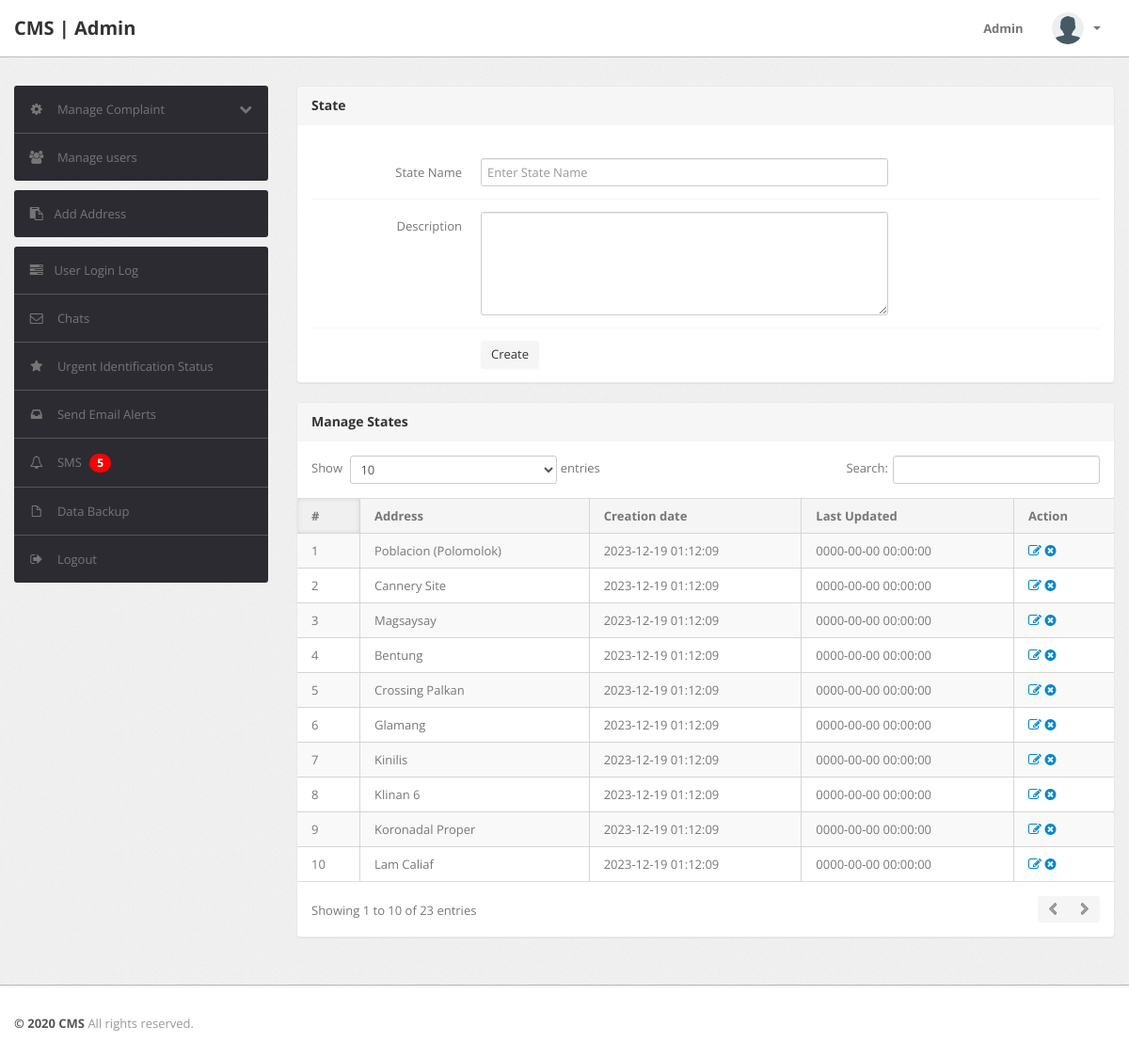
Page /state.php (signed in) on the earlier database version.
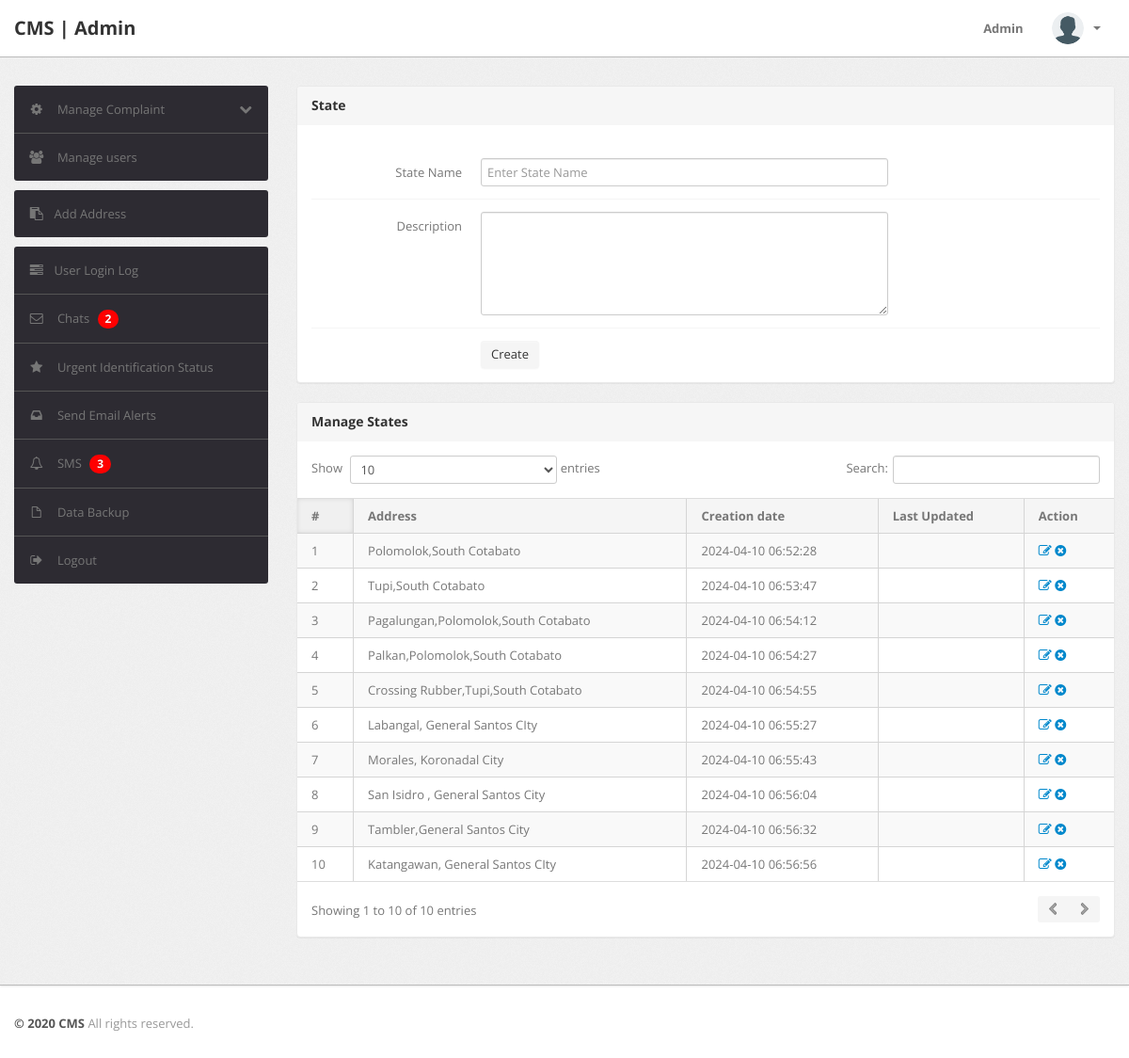
Same page on the later database version.
### tables this page shows
CREATE TABLE `state` (
  `id` int(11) NOT NULL AUTO_INCREMENT,
  `stateName` varchar(255) NOT NULL,
  `stateDescription` tinytext NOT NULL,
  `postingDate` timestamp NOT NULL DEFAULT current_timestamp(),
  `updationDate` varchar(255) NOT NULL,
  PRIMARY KEY (`id`)
);

### state.php (the view, shortened to what the changed rows need)
<?php
include('include/config.php');
if(strlen($_SESSION['alogin'])==0)
	{
header('location:index.php');
}
else{
?>
<!DOCTYPE html>
<html lang="en">
<head>
	<link type="text/css" href="bootstrap/css/bootstrap.min.css" rel="stylesheet">
	<link type="text/css" href="bootstrap/css/bootstrap-responsive.min.css" rel="stylesheet">
	<link type="text/css" href="css/theme.css" rel="stylesheet">
	<link type="text/css" href="images/icons/css/font-awesome.css" rel="stylesheet">
</head>
<body>
<?php include('include/header.php');?>
	<div class="wrapper">
		<div class="container">
			<div class="row">
<?php include('include/sidebar.php');?>
			<div class="span9">
					<div class="content">
						<div class="module">
							<div class="module-head">
								<h3>State</h3>
							</div>
							<div class="module-body">
									<br />
			<form class="form-horizontal row-fluid" name="Category" method="post" >
<div class="control-group">
<label class="control-label" for="basicinput">State Name</label>
<div class="controls">
<input type="text" placeholder="Enter State Name"  name="state" class="span8 tip" required>
</div>
</div>
<div class="control-group">
											<label class="control-label" for="basicinput">Description</label>
											<div class="controls">
												<textarea class="span8" name="description" rows="5"></textarea>
											</div>
										</div>
	<div class="control-group">
											<div class="controls">
												<button type="submit" name="submit" class="btn">Create</button>
											</div>
										</div>
									</form>
							</div>
						</div>
	<div class="module">
							<div class="module-head">
								<h3>Manage States</h3>
							</div>
							<div class="module-body table">
								<table cellpadding="0" cellspacing="0" border="0" class="datatable-1 table table-bordered table-striped	 display" width="100%">
									<thead>
										<tr>
											<th>#</th>
											<th>Address</th>
											<th>Creation date</th>
											<th>Last Updated</th>
											<th>Action</th>
										</tr>
									</thead>
									<tbody>
<?php $query=mysqli_query($con,"select * from state");
$cnt= 1;
while($row=mysqli_fetch_array($query))
{
?>
										<tr>
											<td><?php echo htmlentities($cnt);?></td>
											<td><?php echo htmlentities($row['stateName']);?></td>
											<td> <?php echo htmlentities($row['postingDate']);?></td>
											<td><?php echo htmlentities($row['updationDate']);?></td>
											<td>
											<a href="edit-state.php?id=<?php echo $row['id']?>" ><i class="icon-edit"></i></a>
											<a href="state.php?id=<?php echo $row['id']?>&del=delete" onClick="return confirm('Are you sure you want to delete?')"><i class="icon-remove-sign"></i></a></td>
										</tr>
										<?php
										$cnt=$cnt+1;
										} ?>
								</table>
							</div>
						</div>
					</div>
				</div>
			</div>
		</div>
	</div>
<?php include('include/footer.php');?>
</body>
<?php } ?>

### include/sidebar.php (shortened to what the changed rows need)
<div class="span3">
					<div class="sidebar">
<ul class="widget widget-menu unstyled">
							<li>
								<a class="collapsed" data-toggle="collapse" href="#togglePages">
									<i class="menu-icon icon-cog"></i>
									<i class="icon-chevron-down pull-right"></i><i class="icon-chevron-up pull-right"></i>
									Manage Complaint
								</a>
							</li>
							<li>
								<a href="manage-users.php">
									<i class="menu-icon icon-group"></i>
									Manage users
								</a>
							</li>
						</ul>
						<ul class="widget widget-menu unstyled">
                                <li><a href="state.php"><i class="menu-icon icon-paste"></i>Add Address</a></li>
                            </ul>
						<ul class="widget widget-menu unstyled">
							<li><a href="user-logs.php"><i class="menu-icon icon-tasks"></i>User Login Log </a></li>
							<li class="sub-menu">
    <a href="replies.php">
        <i class="menu-icon icon-envelope"></i>
        <span>Chats</span>
        <?php
        $query = "SELECT COUNT(*) AS num_messages FROM chats";
        $result = mysqli_query($con, $query);
        $row = mysqli_fetch_assoc($result);
        $num_messages = $row['num_messages'];
        if ($num_messages > 0) {
            echo '<span class="badge badge-info">' . $num_messages . '</span>';
        }
        ?>
    </a>
</li>
												<li>
							    <a href="urgent_identification.php">
							        <i class="menu-icon icon-star"></i>
							        Urgent Identification Status
							    </a>
							</li>
								<li>
								<a href="send_email_alert.php">
									<i class="menu-icon icon-inbox"></i>
									Send Email Alerts
								</a>
							</li><li>
    <a href="sms_notifications.php">
        <i class="menu-icon icon-bell"></i>
        SMS
        <?php
        $query = "SELECT COUNT(*) AS total FROM users WHERE contactNo IS NOT NULL AND contactNo != ''";
        $result = mysqli_query($con, $query);
        if ($result) {
            $row = mysqli_fetch_assoc($result);
            $totalUsersWithContactNo = $row['total'];
            echo '<span class="badge badge-danger ml-auto">' . $totalUsersWithContactNo . '</span>';
        } else {
            echo "Error executing query: " . mysqli_error($con);
        }
        ?>
    </a>
</li>
							<li>
								<a href="backup.php">
									<i class="menu-icon icon-file"></i>
									Data Backup
								</a>
							</li>
							<li>
								<a href="logout.php">
									<i class="menu-icon icon-signout"></i>
									Logout
								</a>
							</li>
						</ul>
					</div>
				</div>

Differences in the rows shown:
removed state: stateName "Poblacion (Polomolok)", postingDate "2023-12-19 01:12:09", updationDate "0000-00-00 00:00:00"
removed state: stateName "Cannery Site", postingDate "2023-12-19 01:12:09", updationDate "0000-00-00 00:00:00"
removed state: stateName "Magsaysay", postingDate "2023-12-19 01:12:09", updationDate "0000-00-00 00:00:00"
removed state: stateName "Bentung", postingDate "2023-12-19 01:12:09", updationDate "0000-00-00 00:00:00"
removed state: stateName "Crossing Palkan", postingDate "2023-12-19 01:12:09", updationDate "0000-00-00 00:00:00"
removed state: stateName "Glamang", postingDate "2023-12-19 01:12:09", updationDate "0000-00-00 00:00:00"
removed state: stateName "Kinilis", postingDate "2023-12-19 01:12:09", updationDate "0000-00-00 00:00:00"
removed state: stateName "Klinan 6", postingDate "2023-12-19 01:12:09", updationDate "0000-00-00 00:00:00"
removed state: stateName "Koronadal Proper", postingDate "2023-12-19 01:12:09", updationDate "0000-00-00 00:00:00"
removed state: stateName "Lam Caliaf", postingDate "2023-12-19 01:12:09", updationDate "0000-00-00 00:00:00"
added state: stateName "Polomolok,South Cotabato", postingDate "2024-04-10 06:52:28"
added state: stateName "Tupi,South Cotabato", postingDate "2024-04-10 06:53:47"
added state: stateName "Pagalungan,Polomolok,South Cotabato", postingDate "2024-04-10 06:54:12"
added state: stateName "Palkan,Polomolok,South Cotabato", postingDate "2024-04-10 06:54:27"
added state: stateName "Crossing Rubber,Tupi,South Cotabato", postingDate "2024-04-10 06:54:55"
added state: stateName "Labangal, General Santos CIty", postingDate "2024-04-10 06:55:27"
added state: stateName "Morales, Koronadal City", postingDate "2024-04-10 06:55:43"
added state: stateName "San Isidro , General Santos City", postingDate "2024-04-10 06:56:04"
added state: stateName "Tambler,General Santos City", postingDate "2024-04-10 06:56:32"
added state: stateName "Katangawan, General Santos CIty", postingDate "2024-04-10 06:56:56"
Other differences:
$num_messages: (not shown) → "2"
$totalUsersWithContactNo: "5" → "3"
text written by a page script: "Show entries Search: Showing 1 to 10 of 23 entries" → "Show entries Search: Showing 1 to 10 of 10 entries"
